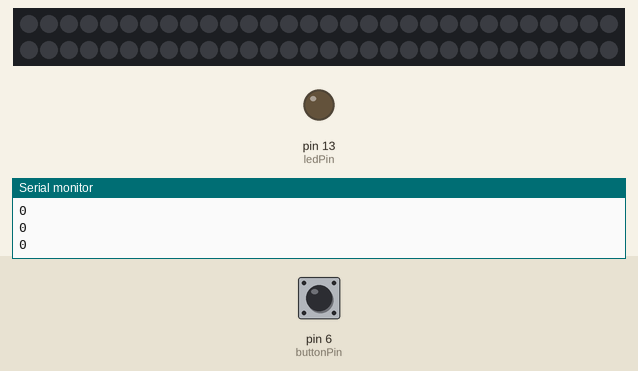
Bench run of a sketch on a simulated Arduino Uno, built with avr-gcc and run on an emulated ATmega328P. Parts: 60 RGB LEDs in strip order, left to right, continuing on the next row, output pins drawn as LEDs (lit = HIGH), the last lines printed to the serial monitor. Inputs (shaded band) come from the test bench; at power-on: pin 6 (buttonPin) LOW.

Above: at 1.2 s.
1.3 s: pin 6 (buttonPin) pulled HIGH for 0.15 s
At 4.8 s:
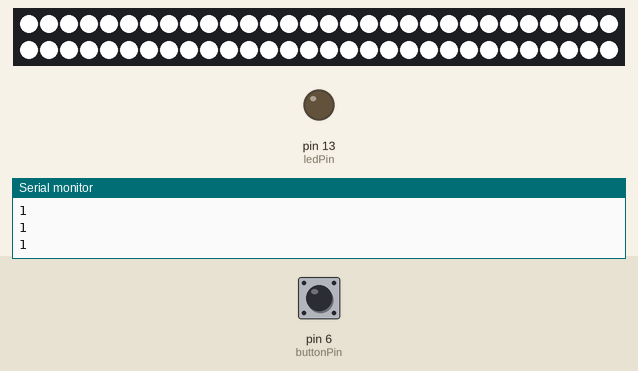
5.0 s: pin 6 (buttonPin) pulled HIGH for 1 s
6.6 s: pin 6 (buttonPin) pulled HIGH for 0.15 s
At 7.6 s:
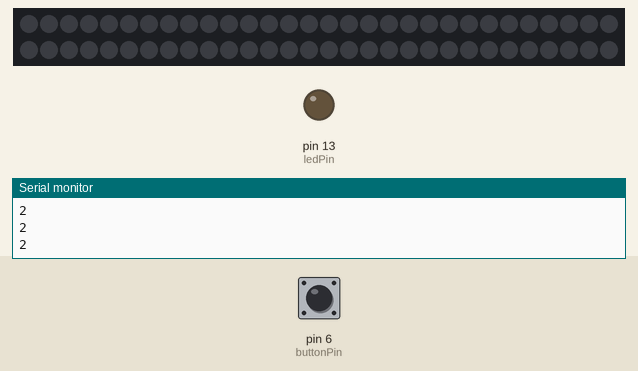

The sketch:

Dearblha.ino
```cpp
#include <Adafruit_NeoPixel.h>
#ifdef __AVR__
#include <avr/power.h>
#endif

// This isn't what she wants really, just a test.
#define PIN 5
#define NUMPIXELS 60
int fadeRate = 0;
int MaxBrightness = 255;
int TotalSteps = 15;

Adafruit_NeoPixel strip = Adafruit_NeoPixel(NUMPIXELS, PIN, NEO_GRB + NEO_KHZ800);
// this constant won't change:
const int  buttonPin = 6;    // the pin that the pushbutton is attached to
const int ledPin = 13;       // the pin that the LED is attached to

// Variables will change:
int buttonPushCounter = 0;   // counter for the number of button presses
int buttonState = 0;         // current state of the button
int lastButtonState = 0;     // previous state of the button


int whiteStart = 0;
int whiteEnd = NUMPIXELS / 6;

int blackStart = NUMPIXELS / 6 * 5;
int blackEnd = NUMPIXELS;
bool justChanged = false;

int del = 0;

void setup() {
  // initialize the button pin as a input:
  pinMode(buttonPin, INPUT);
  // initialize the LED as an output:
  pinMode(ledPin, OUTPUT);
  // initialize serial communication:
  Serial.begin(9600);
  strip.begin();
  strip.show(); // Initialize all pixels to 'off'
}


void loop() {
  // read the pushbutton input pin:
  buttonState = digitalRead(buttonPin);
  Serial.println(buttonPushCounter);
  // compare the buttonState to its previous state

  if (buttonState != lastButtonState) {
    // if the state has changed, increment the counter
    if (buttonState == HIGH) {
      // if the current state is HIGH then the button
      // wend from off to on:
      buttonPushCounter++;
      justChanged = true;
    }
    // Delay a little bit to avoid bouncing
    delay(50);
  }
  // save the current state as the last state,
  //for next time through the loop
  lastButtonState = buttonState;


  if (buttonPushCounter == 0) {
    if (justChanged) colorWipe(strip.Color(0, 0, 0), 50); // Off

  } else if (buttonPushCounter == 1) {
    if (justChanged) colorWipe(strip.Color(255, 255, 255), 50); // Everything bright (particular ones for use for optics will be chosen later)

  } else if (buttonPushCounter == 2) {
    flow(10); //the problem with the button is here - if the button is pressed while the delay inside this function is being run then nothing happens.
    //ideally we should use a hardware interrupt
    //but for now we'll do waits of 5ms, and only actually do the flow every tenth time.
  }
  else if (buttonPushCounter == 3) {
    if (justChanged) {
        colorWipe(strip.Color(0,0,0), 0);
        delay(3000);
        setSection(0, 60, 255, 255, 255);
    }
  }
  if (buttonPushCounter == 4) {
    buttonPushCounter = 0;
    colorWipe(strip.Color(0, 0, 0), 50); // Off
  }

  justChanged = false;
}


/*void simpleWave(float rate, int cycles, int wait) {
  float pos = 0.0;
  // cycle through x times
  for (int x = 0; x < (strip.numPixels()*cycles); x++)
  {
    pos = pos + rate;
    for (int i = 0; i < strip.numPixels(); i++) {
      // sine wave, 3 offset waves make a rainbow!
      float level = sin(i + pos) * 127 + 128;
      // set color level
      strip.setPixelColor(i, 0, (int)level, (int)level / 15);
    }
    strip.show();
    delay(wait);
  }
  }*/

void colorWipe(uint32_t c, uint8_t wait) {
  for (uint16_t i = 0; i < strip.numPixels(); i++) {
    strip.setPixelColor(i, c);
    strip.show();
    delay(wait);
  }
}

void flow(uint8_t wait) {
  del++;

  if (del == 10) {
    del = 0;

    for (int i = 0; i < strip.numPixels(); i++) {

      uint8_t col = 0;

      if (whiteStart > whiteEnd) {
        //white LEDs have looped around
        if (i >= whiteStart || i < whiteEnd) col += 1;
      }
      else {
        if (i >= whiteStart && i < whiteEnd) col += 1;
      }

      if (blackStart > blackEnd) {
        //black LEDs have looped around
        if (i >= blackStart || i < blackEnd) col += 2;
      }
      else {
        if (i >= blackStart && i < blackEnd) col += 2;
      }

      if (col == 1) strip.setPixelColor(i, strip.Color(255, 255, 255)); //white pixel
      if (col == 2) strip.setPixelColor(i, strip.Color( 70,  70,  70)); //black pixel
      if (col == 3) strip.setPixelColor(i, strip.Color( 90,  90,  90)); //grey  pixel
    }


    strip.show(); // This sends the updated pixel color to the hardware.


    whiteStart++;
    whiteEnd++;

    blackStart--;
    blackEnd--;

    //loop around
    if (whiteEnd > NUMPIXELS) {
      whiteEnd = 0;
    }

    if (whiteStart == NUMPIXELS) {
      whiteStart = 0;
    }

    if (blackStart == 0) {
      blackStart = NUMPIXELS - 1;
    }

    if (blackEnd == 0) {
      blackEnd = NUMPIXELS;
    }
  }
  delay(wait); // Delay for a period of time (in milliseconds).
}
void setSection(int start, int finish, int Nred, int Ngreen, int Nblue) {
  uint32_t c = strip.getPixelColor(start);
  uint8_t  redCur = (c >> 16) & 0xFF;
  uint8_t  greenCur = (c >>  8) & 0xFF;
  uint8_t  blueCur = c & 0xFF;
  uint8_t redNew = Nred;
  uint8_t greenNew = Ngreen;
  uint8_t blueNew = Nblue;
  for (int i = 1; i < TotalSteps; i++)
  {
    uint8_t red = (((redCur * (TotalSteps - i)) + (redNew * i)) / TotalSteps);
    uint8_t green = (((greenCur * (TotalSteps - i)) + (greenNew * i)) / TotalSteps);
    uint8_t blue = (((blueCur * (TotalSteps - i)) + (blueNew * i)) / TotalSteps);
    for (int j = start; j < finish + 1; j++) {
      strip.setPixelColor(j, red, green, blue);
      strip.show();
      delay(fadeRate);
    }
  }
}
```

Measured:
- after the input at 1.3 s, the LEDs: first change after 0.06 s (image 1 shows a later state)
- after the input at 6.6 s, the LEDs: change after 0.20 s (image 2)
